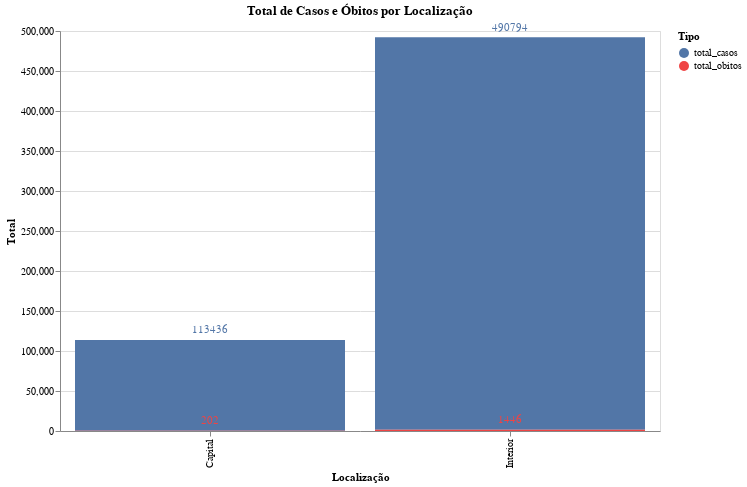

The code cell stored with this chart in its notebook:
### Code cell
# Agrupando os casos por localizacao (interior ou capital)
casos_interior = df.groupby('localizacao').size().reset_index()
casos_interior = casos_interior.rename(columns={0: 'total_casos'})

# Agregando as mortes por localizacao (interior ou capital)
mortes_interior = df.groupby('localizacao')['DT_OBITO'].sum().reset_index()
mortes_interior = mortes_interior.rename(columns={'DT_OBITO': 'total_obitos'})

casos_mortes_local = pd.merge(casos_interior, mortes_interior, on='localizacao', how='left')

# Fazendo melt no dataset
casos_mortes_local = casos_mortes_local.melt(
    id_vars=['localizacao'],
    value_vars=['total_casos', 'total_obitos'],
    var_name='Tipo',
    value_name='Valor'
)

# Grafico de barras
base = alt.Chart(casos_mortes_local).encode(
    x=alt.X('localizacao:N', title='Localização'),
    y=alt.Y('Valor:Q', title='Total'),
    color=alt.Color('Tipo:N', scale=alt.Scale(
        domain=['total_casos', 'total_obitos'],
        range=['#5276A7', '#EF4444']
    )),
    tooltip=['localizacao:N', 'Tipo:N', 'Valor:Q']
)

bars = base.mark_bar()
text = base.mark_text(
    align='center',
    baseline='middle',
    dy=-10,
    color='white'
).encode(
    text='Valor:Q'
)

chart = (bars + text).properties(
    title='Total de Casos e Óbitos por Localização',
    width=600,
    height=400
)

chart.display()

casos_mortes_local = None
gc.collect()

### Figure 1 — Vega-Lite specification as saved in the notebook (floating-point values rounded to 4 significant figures)
{"config": {"view": {"continuousWidth": 300, "continuousHeight": 300}}, "layer": [{"mark": {"type": "bar"}, "encoding": {"color": {"field": "Tipo", "scale": {"domain": ["total_casos", "total_obitos"], "range": ["#5276A7", "#EF4444"]}, "type": "nominal"}, "tooltip": [{"field": "localizacao", "type": "nominal"}, {"field": "Tipo", "type": "nominal"}, {"field": "Valor", "type": "quantitative"}], "x": {"field": "localizacao", "title": "Localização", "type": "nominal"}, "y": {"field": "Valor", "title": "Total", "type": "quantitative"}}}, {"mark": {"type": "text", "align": "center", "baseline": "middle", "color": "white", "dy": -10}, "encoding": {"color": {"field": "Tipo", "scale": {"domain": ["total_casos", "total_obitos"], "range": ["#5276A7", "#EF4444"]}, "type": "nominal"}, "text": {"field": "Valor", "type": "quantitative"}, "tooltip": [{"field": "localizacao", "type": "nominal"}, {"field": "Tipo", "type": "nominal"}, {"field": "Valor", "type": "quantitative"}], "x": {"field": "localizacao", "title": "Localização", "type": "nominal"}, "y": {"field": "Valor", "title": "Total", "type": "quantitative"}}}], "data": {"name": "data-bb23ef24e8525e467edba3e6672a9127"}, "height": 400, "title": "Total de Casos e Óbitos por Localização", "width": 600, "$schema": "https://vega.github.io/schema/vega-lite/v5.20.1.json", "datasets": {"data-bb23ef24e8525e467edba3e6672a9127": [{"localizacao": "Capital", "Tipo": "total_casos", "Valor": 113436}, {"localizacao": "Interior", "Tipo": "total_casos", "Valor": 490794}, {"localizacao": "Capital", "Tipo": "total_obitos", "Valor": 202}, {"localizacao": "Interior", "Tipo": "total_obitos", "Valor": 1446}]}}
